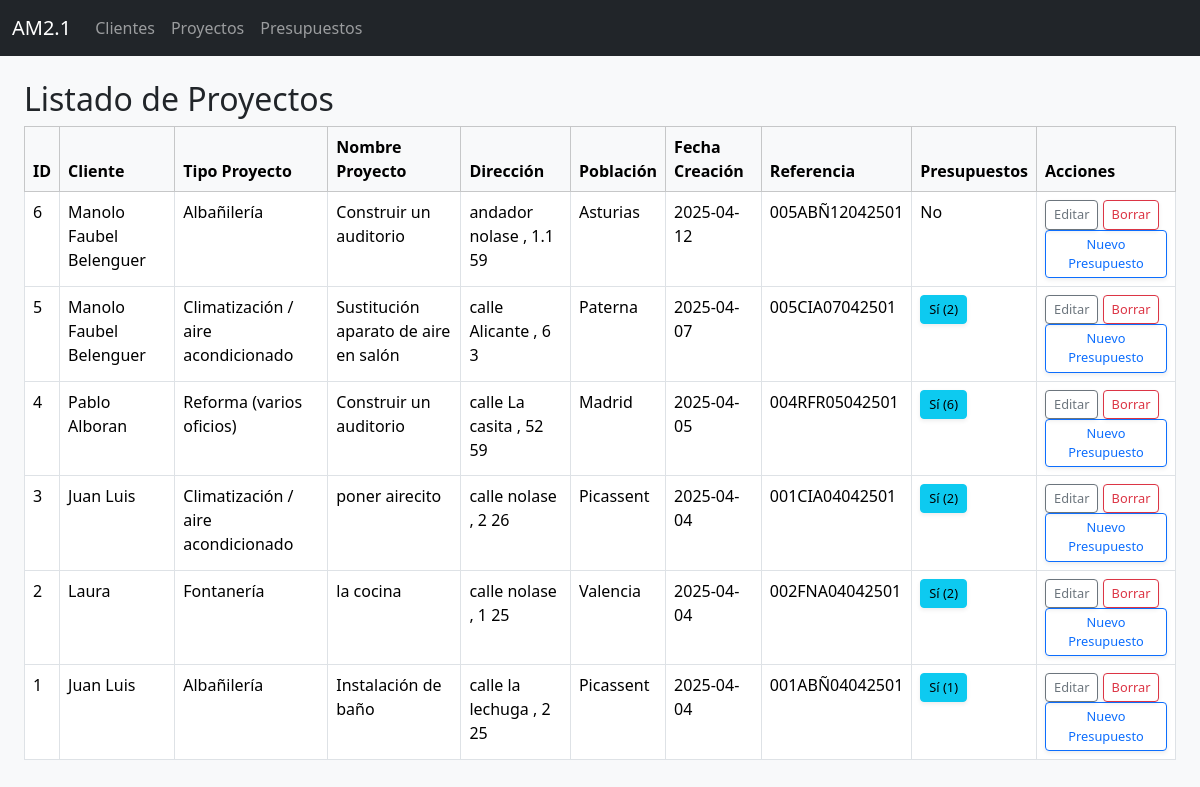
/proyectos, run on an earlier commit of the app's database.
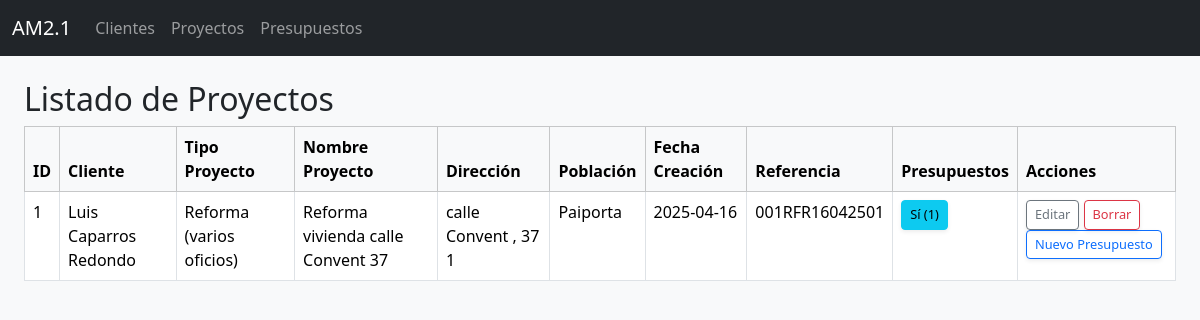
And on a later commit of the database.
### tables this page shows
CREATE TABLE proyectos (
            id INTEGER PRIMARY KEY AUTOINCREMENT,
            id_cliente INTEGER NOT NULL,
            tipo_proyecto TEXT NOT NULL,
            calle TEXT,
            nombre_via TEXT,
            numero TEXT,
            puerta TEXT,
            codigo_postal TEXT,
            poblacion TEXT,
            nombre_proyecto TEXT,
            fecha_creacion TEXT,
            referencia TEXT UNIQUE,
            FOREIGN KEY (id_cliente) REFERENCES clientes(id) ON DELETE CASCADE
        );

CREATE TABLE clientes (
            id INTEGER PRIMARY KEY AUTOINCREMENT,
            nombre TEXT NOT NULL,
            tipo_via TEXT,
            nombre_via TEXT,
            numero_via TEXT,
            puerta TEXT,
            codigo_postal TEXT,
            cif_nif TEXT,
            telefono1 TEXT,
            telefono2 TEXT,
            telefono3 TEXT,
            telefono4 TEXT,
            mail1 TEXT,
            mail2 TEXT,
            poblacion TEXT
        , tipo_cliente TEXT, categoria_cliente TEXT, notas TEXT);

### proyectos.py (the view)
@proyectos_bp.route("/proyectos", endpoint="listar_proyectos")
def listar_proyectos():
    proyectos = db.execute_query("""
        SELECT pr.id, cl.nombre, pr.tipo_proyecto, pr.nombre_proyecto, pr.calle,
               pr.nombre_via, pr.numero, pr.puerta, pr.poblacion,
               pr.fecha_creacion, pr.referencia,
               (SELECT COUNT(*) FROM presupuestos WHERE id_proyecto = pr.id) AS num_presupuestos
        FROM proyectos pr
        JOIN clientes cl ON pr.id_cliente = cl.id
        ORDER BY pr.id DESC
    """, fetch=True)
    return render_template("proyectos_list.html", proyectos=proyectos)

### dbhelper.py (called while the page is built)
    def execute_query(self, query, params=(), fetch=False, fetchone=False):
        with sqlite3.connect(self.db_path) as conn:
            conn.row_factory = sqlite3.Row  # Permite acceder a columnas por nombre
            cursor = conn.cursor()
            cursor.execute(query, params)
            result = None
            if fetch:
                result = cursor.fetchall()
            elif fetchone:
                result = cursor.fetchone()
            else:
                result = cursor.lastrowid
            conn.commit()
        return result

### templates/proyectos_list.html (shortened to what this page needs)
{% extends "layout.html" %}
{% block content %}
<div class="container-fluid mt-4">
  <h2>Listado de Proyectos</h2>
  <table class="table table-bordered table-hover w-100">
    <thead class="table-light">
      <tr>
        <th>ID</th>
        <th>Cliente</th>
        <th>Tipo Proyecto</th>
        <th>Nombre Proyecto</th>
        <th>Dirección</th>
        <th>Población</th>
        <th>Fecha Creación</th>
        <th>Referencia</th>
        <th>Presupuestos</th>
        <th>Acciones</th>
      </tr>
    </thead>
    <tbody>
      {% for proyecto in proyectos %}
      <tr>
        <td>{{ proyecto[0] }}</td>
        <td>{{ proyecto[1] }}</td>
        <td>{{ proyecto[2] }}</td>
        <td>{{ proyecto[3] }}</td>
        <td>
          {{ proyecto[4] or '' }} {{ proyecto[5] or '' }}
          {% if proyecto[6] %}, {{ proyecto[6] }}{% endif %}
          {% if proyecto[7] %} {{ proyecto[7] }}{% endif %}
        </td>
        <td>{{ proyecto[8] or '' }}</td>
        <td>{{ proyecto[9] }}</td>
        <td>{{ proyecto[10] }}</td>
        <td>
          {% if proyecto[11] > 0 %}
            <button type="button" class="btn btn-sm btn-info ver-presupuestos-btn" data-proyecto-id="{{ proyecto[0] }}">
              Sí ({{ proyecto[11] }})
            </button>
          {% else %}
            No
          {% endif %}
        </td>
        <td>
          <a href="{{ url_for('proyectos_bp.editar_proyecto', id=proyecto[0]) }}" class="btn btn-sm btn-outline-secondary">Editar</a>
          <form action="{{ url_for('proyectos_bp.borrar_proyecto', id=proyecto[0]) }}" method="post" style="display:inline;">
            <button type="submit" class="btn btn-sm btn-outline-danger">Borrar</button>
          </form>
          <a href="{{ url_for('presupuestos_bp.nuevo_presupuesto') }}?proyecto_id={{ proyecto[0] }}" class="btn btn-sm btn-outline-primary">Nuevo Presupuesto</a>
        </td>
      </tr>
      {% endfor %}
    </tbody>
  </table>
</div>
{% endblock %}

### templates/layout.html (shortened to what this page needs)
<!DOCTYPE html>
<html lang="es">
<head>
  <link href="https://cdn.jsdelivr.net/npm/bootstrap@5.3.3/dist/css/bootstrap.min.css" rel="stylesheet">
</head>
<link rel="stylesheet" href="{{ url_for('static', filename='custom.css') }}">
<body class="bg-light">
  <nav class="navbar navbar-expand-lg navbar-dark bg-dark">
    <div class="container-fluid">
      <a class="navbar-brand" href="{{ url_for('index') }}">AM2.1</a>
      <div class="collapse navbar-collapse">
        <ul class="navbar-nav me-auto mb-2 mb-lg-0">
          <li class="nav-item">
            <a class="nav-link" href="{{ url_for('clientes_bp.listar_clientes') }}">Clientes</a>
          </li>
          <li class="nav-item">
            <a class="nav-link" href="{{ url_for('proyectos_bp.listar_proyectos') }}">Proyectos</a>
          </li>
          <li class="nav-item">
            <a class="nav-link" href="{{ url_for('presupuestos_bp.listar_presupuestos') }}">Presupuestos</a>
          </li>
        </ul>
      </div>
    </div>
  </nav>
  <div class="container-fluid mt-4">
    {% block content %}
    {% endblock %}
  </div>
</body>
</html>

### static/custom.css (style rules this page uses)
.btn, .btn-primary, .btn-secondary, .btn-warning, .btn-danger, .btn-info { border-radius: 0.25rem; box-shadow: 0 0.125rem 0.25rem rgba(0, 0, 0, 0.075); font-size: 0.8rem; }

What changed in the data, as far as the page shows it:
removed proyectos: id "6", nombre "Manolo Faubel Belenguer", tipo_proyecto "Albañilería", nombre_proyecto "Construir un auditorio", calle "andador", nombre_via "nolase", numero "1.1", puerta "59", poblacion "Asturias", fecha_creacion "2025-04-12", referencia "005ABÑ12042501", shows "No"
removed proyectos: id "5", nombre "Manolo Faubel Belenguer", tipo_proyecto "Climatización / aire acondicionado", nombre_proyecto "Sustitución aparato de aire en salón", calle "calle", nombre_via "Alicante", numero "6", puerta "3", poblacion "Paterna", fecha_creacion "2025-04-07", referencia "005CIA07042501", proyecto "2"
removed proyectos: id "4", nombre "Pablo Alboran", tipo_proyecto "Reforma (varios oficios)", nombre_proyecto "Construir un auditorio", calle "calle", nombre_via "La casita", numero "52", puerta "59", poblacion "Madrid", fecha_creacion "2025-04-05", referencia "004RFR05042501", proyecto "6"
removed proyectos: id "3", nombre "Juan Luis", tipo_proyecto "Climatización / aire acondicionado", nombre_proyecto "poner airecito", calle "calle", nombre_via "nolase", numero "2", puerta "26", poblacion "Picassent", fecha_creacion "2025-04-04", referencia "001CIA04042501"
removed proyectos: id "2", nombre "Laura", tipo_proyecto "Fontanería", nombre_proyecto "la cocina", calle "calle", nombre_via "nolase", numero "1", puerta "25", poblacion "Valencia", fecha_creacion "2025-04-04", referencia "002FNA04042501", proyecto "2"
changed proyectos "calle": nombre "Juan Luis" → "Luis Caparros Redondo"; tipo_proyecto "Albañilería" → "Reforma (varios oficios)"; nombre_proyecto "Instalación de baño" → "Reforma vivienda calle Convent 37"; nombre_via "la lechuga" → "Convent"; numero "2" → "37"; puerta "25" → "1"; poblacion "Picassent" → "Paiporta"; fecha_creacion "2025-04-04" → "2025-04-16"; referencia "001ABÑ04042501" → "001RFR16042501"
